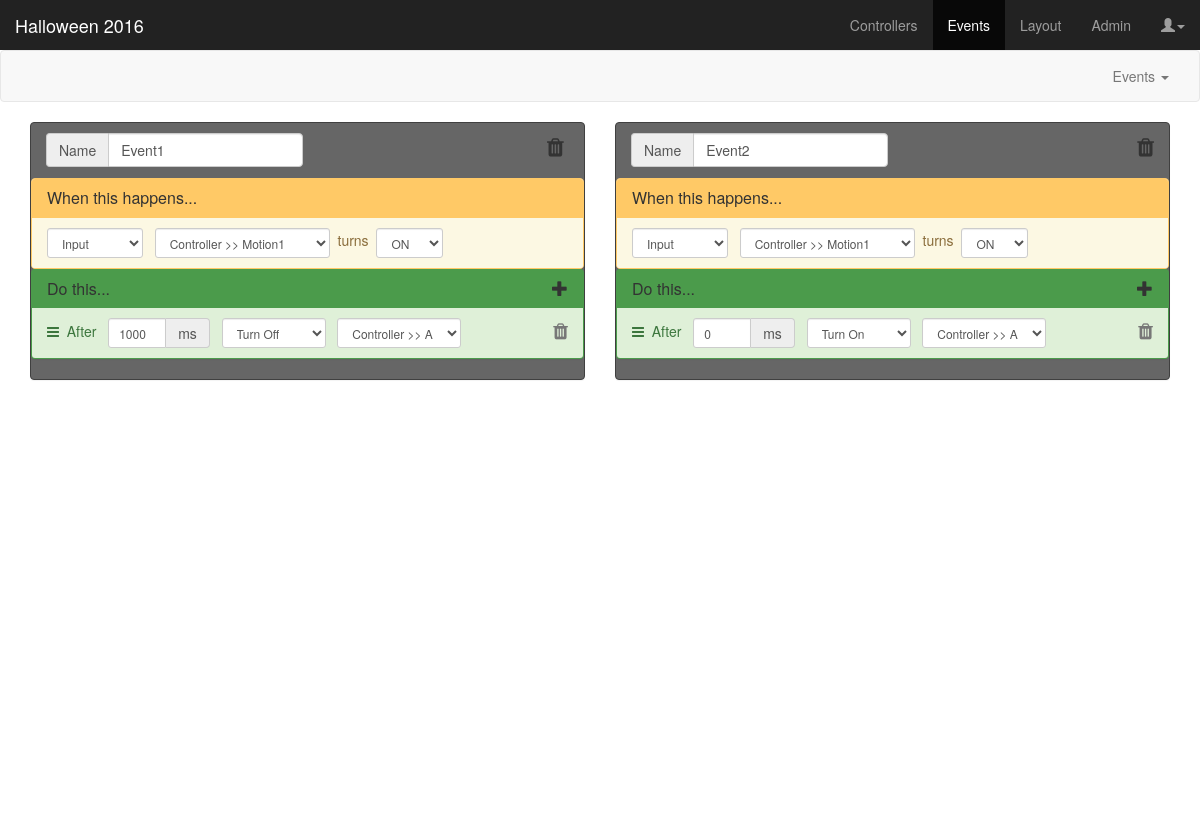
/dashboard, run on the app's committed database.
### app/models.py (models this page shows, shortened)
class Event(db.Model):
	id = db.Column(db.Integer, primary_key=True)
	project_id = db.Column(db.Integer, db.ForeignKey('project.id'))
	name = db.Column(db.String(24))
	loop = db.Column(db.Integer, default=1)
	triggers = db.relationship(
		'Trigger',
		secondary = event_triggers,
		primaryjoin = 'event_triggers.c.event_id == Event.id',
		secondaryjoin = 'event_triggers.c.trigger_id == Trigger.id',
		backref = db.backref('events', lazy='dynamic'),
		lazy = 'dynamic')
	actions = db.relationship(
		'Action',
		secondary = event_actions,
		backref = db.backref('events', lazy='dynamic'),
		lazy = 'dynamic')
	@property
	def serialize(self):
		return {
			'id': self.id,
			'project_id': self.project_id,
			'name': self.name,
			'loop': self.loop,
			'triggers': self.serialize_triggers,
			'actions': self.serialize_actions
		}
	@property
	def serialize_triggers(self):
		return [item.serialize for item in self.triggers]
	@property
	def serialize_actions(self):
		return [item.serialize for item in self.actions]

class Trigger(db.Model):
	id = db.Column(db.Integer, primary_key=True)
	input_id = db.Column(db.Integer, db.ForeignKey('port.id'))
	triggertype_id = db.Column(db.Integer, db.ForeignKey('triggertype.id'), default=0)
	param1 = db.Column(db.String(8), default='0')
	param2 = db.Column(db.String(8), default='0')
	@property
	def serialize(self):
		return{
			'id': self.id,
			'input_id': self.input_id,
			'tt_id': self.triggertype_id,
			'param1': self.param1,
			'param2': self.param2
		}

class Controller(db.Model):
	id = db.Column(db.Integer, primary_key=True)
	project_id = db.Column(db.Integer, db.ForeignKey('project.id'))
	color_id = db.Column(db.Integer, db.ForeignKey('color.id'))
	name = db.Column(db.String(25), unique=True)
	ports = db.relationship('Port', backref='controller')

class Action(db.Model):
	id = db.Column(db.Integer, primary_key=True)
	output_id = db.Column(db.Integer, db.ForeignKey('port.id'))
	sound_id = db.Column(db.Integer, db.ForeignKey('sound.id'))
	actiontype_id = db.Column(db.Integer, db.ForeignKey('actiontype.id'), default=0)
	delay = db.Column(db.String(8), default='0')
	param1 = db.Column(db.String(8), default='0')
	order = db.Column(db.Integer)
	@property
	def serialize(self):
		return{
			'id': self.id,
			'order': self.order,
			'output_id': self.output_id,
			'sound_id': self.sound_id,
			'actiontype_id': self.actiontype_id,
			'delay': self.delay,
			'param1': self.param1
		}

### app/views.py (the view)
@app.route('/dashboard')
def dashboard():
	project = projectname
	controllers = Controller.query.filter(Controller.project_id==projectid)
	if controllers.count() == 0:
		return redirect("/controllers")
	return render_template('dashboard.html',
		title='Dashboard',
		projectname=project,
		inputs=[i.serialize for i in Port.query.filter(Port.type == 'input', Port.state != 'DISABLED')],
		triggertypes=[tt.serialize for tt in Triggertype.query.all()],
		actiontypes=[at.serialize for at in Actiontype.query.all()],
		outputs=[o.serialize for o in Port.query.filter(Port.type == 'output', Port.state != 'DISABLED')],
		sounds=sounds,
		events=[e.serialize for e in Event.query.all()]
	)

### app/models.py (called while the page is built)
	@property
	def serialize(self):
		return {
			'id': self.id,
			'name': self.name,
			'type': self.type
		}

	@property
	def serialize(self):
		return{
			'id': self.id,
			'name': self.name,
			'type': self.type
		}

	@property
	def serialize(self):
		return {
			'id': self.id,
			'cid': self.controller_id,
			'cname': self.controller.name,
			'port': self.port,
			'name': self.name,
			'state': self.state,
			'type': self.type,
			'color_id': self.controller.color_id
		}

### app/templates/dashboard.html (shortened to what this page needs)
{% extends "base.html" %}
{% block content %}
<link href="static/css/dashboard.css" rel="stylesheet">
<nav class="navbar navbar-default">
  <div class="container-fluid">
    <div class="collapse navbar-collapse" id="navbar-collapse-1">
      <ul class="nav navbar-nav navbar-right">
        <li class="dropdown">
        <a href="#" class="dropdown-toggle" data-toggle="dropdown">Events <span class="caret"></span></a>
      </ul>
    </div>
  </div>
</nav>
<div class="container-fluid dashboard">
  <div class="col-md-6 odd-col">
    {% for e in events|selectattr("id", "odd") %}
    <div class="panel panel-event" id="event-{{ e.id }}">
      <form class="form-inline">
        <div class="panel-heading">
          <h3 class="panel-title">
            <div class="form-group">
              <div class="input-group">
                <span class="input-group-addon">Name</span>
                <input type="text" class="form-control update-event" name="eventname" value="{{ e.name }}" />
              </div>
            </div>
            <span class="pull-right">
              <i class="fa fa-trash fa-fw fa-lg form-control-static delete-event" data-eventid="event-{{ e.id }}"></i>
            </span>
          </h3>
        </div>
        <div class="panel panel-trigger">
          <div class="panel-heading">
            <h3 class="panel-title">When this happens...</h3>
          </div>
          <ul class="list-group trigger-list">
            {% for t in e.triggers %}
            <li class="list-group-item list-group-item-warning" id="trigger-{{ t.id }}">
              <select class="form-control triggertype-select update-event input-sm" name="triggertype_id">
                {% for tt in triggertypes %}
                <option value="{{ tt.id }}"{% if t.tt_id == tt.id %} selected{% endif %}>{{ tt.name }}</option>
                {% endfor %}
              </select>&nbsp;&nbsp;
              <span class="trigger-group Input{% if t.tt_id != 0 %} hidden{% endif %}">
                <select class="form-control update-event input-sm" name="port_id">
                  {% for i in inputs %}
                  <option value="{{ i.id }}"{% if t.input_id == i.id %} selected{% endif %}>{{ i.cname }} >> {{ i.name }}</option>
                  {% endfor %}
                </select>
                &nbsp;turns&nbsp;
                <select class="form-control update-event input-sm" name="input-param1">
                  <option value="ON"{% if t.param1 == "ON" %} selected{% endif %}>ON</option>
                </select>
              </span>
            </li>
            {% endfor %}
          </ul>
        </div>
        <div class="panel panel-action">
          <div class="panel-heading">
            <h3 class="panel-title">Do this...<div class="add-action pull-right" data-placement="right" data-toggle="tooltip" title="Add an Action to this Event..." data-eventid="event-{{ e.id }}" data-container="body"><span class="glyphicon glyphicon-plus"></span></div></h3>
          </div>
          <ul class="list-group sortable action-list">
            {% for a in e.actions|sort(attribute='order') %}
            <li class="list-group-item list-group-item-success" id="action-{{ a.id }}">
              <i class="fa fa-bars"></i><span>&nbsp;&nbsp;After&nbsp;&nbsp;</span>
              <div class="input-group">
                <input type="text" class="form-control delay update-event input-sm" name="action-{{ a.id }}-delay" value="{{ a.delay }}" size=3 />
                <span class="input-group-addon">ms</span>
              </div>&nbsp;&nbsp;
              <select class="form-control actiontype-select update-event input-sm" name="action-{{ a.id }}-actiontype_id">
                {% for at in actiontypes %}
                <option value="{{ at.id }}"{% if a.actiontype_id == at.id %} selected{% endif %}>{{ at.name }}</option>
                {% endfor %}
              </select>&nbsp;&nbsp;
              <span class="action-group Turn Toggle Blink">
                <select class="form-control output_id update-event input-sm" name="action-{{ a.id }}-output_id">
                  {% for o in outputs %}
                  <option value="{{ o.id }}"{% if a.output_id == o.id %} selected{% endif %}>{% if o.name|length == 1 %}{{ o.cname }} >> {% endif %}{{ o.name }}</option>
                  {% endfor %}
                </select>&nbsp;&nbsp;
              </span>
              <i class="pull-right fa fa-trash fa-lg form-control-static text-muted delete-action" data-actionid="action-{{ a.id }}" data-eventid="event-{{ e.id }}"></i>
            </li>
            {% endfor %}
          </ul>
        </div>
      </form>
    </div>
    {% endfor %}
  </div>
  <div class="col-md-6 even-col">
    {% for e in events|selectattr("id", "even") %}
    <div class="panel panel-event" id="event-{{ e.id }}">
      <form class="form-inline">
        <div class="panel-heading">
          <h3 class="panel-title">
            <div class="form-group">
              <div class="input-group">
                <span class="input-group-addon">Name</span>
                <input type="text" class="form-control update-event" name="eventname" value="{{ e.name }}" />
              </div>
            </div>
            <span class="pull-right">
              <i class="fa fa-trash fa-lg form-control-static delete-event" data-eventid="event-{{ e.id }}"></i>
            </span>
          </h3>
        </div>
        <div class="panel panel-trigger">
          <div class="panel-heading">
            <h3 class="panel-title">When this happens...</h3>
          </div>
          <ul class="list-group trigger-list">
            {% for t in e.triggers %}
            <li class="list-group-item list-group-item-warning" id="trigger-{{ t.id }}">
              <select class="form-control triggertype-select update-event input-sm" name="triggertype_id">
                {% for tt in triggertypes %}
                <option value="{{ tt.id }}" {% if t.tt_id == tt.id %} selected{% endif %}>{{ tt.name }}</option>
                {% endfor %}
              </select>&nbsp;&nbsp;
              <span class="trigger-group Input{% if t.tt_id != 0 %} hidden{% endif %}">
                <select class="form-control update-event input-sm" name="port_id">
                  {% for i in inputs %}
                  <option value="{{ i.id }}" {% if t.input_id == i.id %} selected{% endif %}>{{ i.cname }} >> {{ i.name }}</option>
                  {% endfor %}
                </select>
                &nbsp;turns&nbsp;
                <select class="form-control update-event input-sm" name="input-param1">
                  <option value="ON"{% if t.param1 == "ON" %} selected{% endif %}>ON</option>
                </select>
              </span>
            </li>
            {% endfor %}
          </ul>
        </div>
        <div class="panel panel-action">
          <div class="panel-heading">
            <h3 class="panel-title">Do this...<div class="add-action pull-right" data-placement="right" data-toggle="tooltip" title="Add an Action to this Event..." data-eventid="event-{{ e.id }}" data-container="body"><span class="glyphicon glyphicon-plus"></span></div></h3>
          </div>
          <ul class="list-group sortable action-list">
            {% for a in e.actions|sort(attribute='order') %}
            <li class="list-group-item list-group-item-success" id="action-{{ a.id }}">
              <i class="fa fa-bars"></i><span>&nbsp;&nbsp;After&nbsp;&nbsp;</span>
              <div class="input-group">
                <input type="text" class="form-control delay update-event input-sm" name="action-{{ a.id }}-delay" value="{{ a.delay }}" size=3 />
                <span class="input-group-addon">ms</span>
              </div>&nbsp;&nbsp;
              <select class="form-control actiontype-select update-event input-sm" name="action-{{ a.id }}-actiontype_id">
                {% for at in actiontypes %}
                <option value="{{ at.id }}"{% if a.actiontype_id == at.id %} selected{% endif %}>{{ at.name }}</option>
                {% endfor %}
              </select>&nbsp;&nbsp;
              <span class="action-group Turn Toggle Blink">
                <select class="form-control output_id update-event input-sm" name="action-{{ a.id }}-output_id">
                  {% for o in outputs %}
                  <option value="{{ o.id }}"{% if a.output_id == o.id %} selected{% endif %}>{% if o.name|length == 1 %}{{ o.cname }} >> {% endif %}{{ o.name }}</option>
                  {% endfor %}
                </select>&nbsp;&nbsp;
              </span>
              <i class="pull-right fa fa-trash fa-lg form-control-static text-muted delete-action" data-actionid="action-{{ a.id }}" data-eventid="event-{{ e.id }}"></i>
            </li>
            {% endfor %}
          </ul>
        </div>
      </form>
    </div>
    {% endfor %}          </div>
</div>
{% endblock %}

### app/templates/base.html (shortened to what this page needs)
<!DOCTYPE html>
<html lang="en">
  <head>
    <link href="static/css/bootstrap.min.css" rel="stylesheet">
    <link href="static/font-awesome-4.6.3/css/font-awesome.min.css" rel="stylesheet">
    <link href="static/css/animate.min.css" rel="stylesheet">
  </head>
  <body>
    <nav class="navbar navbar-inverse navbar-fixed-top">
      <div class="container-fluid">
        <div class="navbar-header">
          {% if projectname %}<a class="navbar-brand" href="#">{{ projectname }}</a>{% endif %}
        </div>
        <div id="navbar" class="navbar-collapse collapse">
          <ul class="nav navbar-nav navbar-right">
            <li id="controllers"><a href="controllers">Controllers</a></li>
            <li id="events"><a href="dashboard">Events</a></li>
            <li id="layout"><a href="#">Layout</a></li>
            <li id="admin"><a href="admin">Admin</a></li>
            <li>
              <a href="#" class="dropdown-toggle" data-toggle="dropdown"><span class="glyphicon glyphicon-user"></span><span class="caret"></span></a>
            </li>
          </ul>
        </div>
      </div>
    </nav>
    {% block content %}{% endblock %}
  </body>
</html>

### app/static/css/dashboard.css (style rules this page uses)
body { padding-top: 50px; }
.navbar-fixed-top { border: 0; }
.dashboard { height: calc(100vh - 100px); }
.panel-trigger { border: 1px solid #FFC966; margin-bottom: 0; }
.panel-trigger > .panel-heading { background-color: #FFC966; }
.panel-action { background-color: #4b9b4b; }
.panel-event { background-color: #666666; border: 1px solid #404040; }

### data on the page
Event: eventname "Event1"
Trigger: port_id "Controller >> Motion1", input-param1 "ON"
Action: delay "1000", name "Controller >> A"
Event: eventname "Event2", delay "0", name "Controller >> A"
Trigger: port_id "Controller >> Motion1", input-param1 "ON"

### other printed values
{{ projectname }} "Halloween 2016"
form field triggertype_id "Input"
form field value "Turn Off"
form field value "Turn On"
